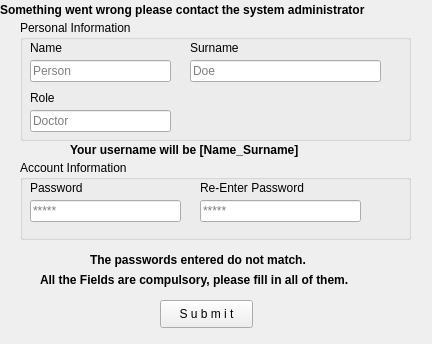
<?xml version="1.0" encoding="UTF-8"?>
<ui version="4.0">
 <class>HealthCareWorkerRegistrationPage</class>
 <widget class="QWidget" name="HealthCareWorkerRegistrationPage">
  <property name="geometry">
   <rect>
    <x>0</x>
    <y>0</y>
    <width>432</width>
    <height>344</height>
   </rect>
  </property>
  <property name="windowTitle">
   <string>Electronic Vaccination Data System</string>
  </property>
  <widget class="QPushButton" name="btn_hcwReg">
   <property name="geometry">
    <rect>
     <x>160</x>
     <y>300</y>
     <width>93</width>
     <height>28</height>
    </rect>
   </property>
   <property name="text">
    <string>S u b m i t</string>
   </property>
  </widget>
  <widget class="QGroupBox" name="groupBox">
   <property name="geometry">
    <rect>
     <x>20</x>
     <y>20</y>
     <width>391</width>
     <height>121</height>
    </rect>
   </property>
   <property name="title">
    <string>Personal Information</string>
   </property>
   <widget class="QLineEdit" name="et_hcwName">
    <property name="geometry">
     <rect>
      <x>10</x>
      <y>40</y>
      <width>141</width>
      <height>22</height>
     </rect>
    </property>
    <property name="placeholderText">
     <string>Person</string>
    </property>
   </widget>
   <widget class="QLabel" name="label">
    <property name="geometry">
     <rect>
      <x>10</x>
      <y>20</y>
      <width>55</width>
      <height>16</height>
     </rect>
    </property>
    <property name="text">
     <string>Name</string>
    </property>
   </widget>
   <widget class="QLineEdit" name="et_hcwSurname">
    <property name="geometry">
     <rect>
      <x>170</x>
      <y>40</y>
      <width>191</width>
      <height>22</height>
     </rect>
    </property>
    <property name="placeholderText">
     <string>Doe</string>
    </property>
   </widget>
   <widget class="QLabel" name="label_2">
    <property name="geometry">
     <rect>
      <x>170</x>
      <y>20</y>
      <width>55</width>
      <height>16</height>
     </rect>
    </property>
    <property name="text">
     <string>Surname</string>
    </property>
   </widget>
   <widget class="QLabel" name="label_3">
    <property name="geometry">
     <rect>
      <x>10</x>
      <y>70</y>
      <width>55</width>
      <height>16</height>
     </rect>
    </property>
    <property name="text">
     <string>Role</string>
    </property>
   </widget>
   <widget class="QLineEdit" name="et_hcwRole">
    <property name="geometry">
     <rect>
      <x>10</x>
      <y>90</y>
      <width>141</width>
      <height>22</height>
     </rect>
    </property>
    <property name="placeholderText">
     <string>Doctor</string>
    </property>
   </widget>
  </widget>
  <widget class="QGroupBox" name="groupBox_2">
   <property name="geometry">
    <rect>
     <x>20</x>
     <y>160</y>
     <width>391</width>
     <height>80</height>
    </rect>
   </property>
   <property name="title">
    <string>Account Information</string>
   </property>
   <widget class="QLineEdit" name="et_hcwPassreg1">
    <property name="geometry">
     <rect>
      <x>10</x>
      <y>40</y>
      <width>151</width>
      <height>22</height>
     </rect>
    </property>
    <property name="echoMode">
     <enum>QLineEdit::Password</enum>
    </property>
    <property name="placeholderText">
     <string>*****</string>
    </property>
   </widget>
   <widget class="QLabel" name="label_4">
    <property name="geometry">
     <rect>
      <x>10</x>
      <y>20</y>
      <width>61</width>
      <height>16</height>
     </rect>
    </property>
    <property name="text">
     <string>Password</string>
    </property>
   </widget>
   <widget class="QLineEdit" name="et_hcwPassreg">
    <property name="geometry">
     <rect>
      <x>180</x>
      <y>40</y>
      <width>161</width>
      <height>22</height>
     </rect>
    </property>
    <property name="echoMode">
     <enum>QLineEdit::Password</enum>
    </property>
    <property name="placeholderText">
     <string>*****</string>
    </property>
   </widget>
   <widget class="QLabel" name="label_5">
    <property name="geometry">
     <rect>
      <x>180</x>
      <y>20</y>
      <width>121</width>
      <height>16</height>
     </rect>
    </property>
    <property name="text">
     <string>Re-Enter Password</string>
    </property>
   </widget>
  </widget>
  <widget class="QLabel" name="lb_hcwmissingnfo">
   <property name="geometry">
    <rect>
     <x>40</x>
     <y>270</y>
     <width>361</width>
     <height>20</height>
    </rect>
   </property>
   <property name="font">
    <font>
     <weight>75</weight>
     <bold>true</bold>
    </font>
   </property>
   <property name="text">
    <string>All the Fields are compulsory, please fill in all of them.</string>
   </property>
  </widget>
  <widget class="QLabel" name="lb_hcwpassnotice">
   <property name="geometry">
    <rect>
     <x>90</x>
     <y>250</y>
     <width>251</width>
     <height>20</height>
    </rect>
   </property>
   <property name="font">
    <font>
     <weight>75</weight>
     <bold>true</bold>
    </font>
   </property>
   <property name="text">
    <string>The passwords entered do not match.</string>
   </property>
  </widget>
  <widget class="QLabel" name="lb_">
   <property name="geometry">
    <rect>
     <x>70</x>
     <y>140</y>
     <width>261</width>
     <height>20</height>
    </rect>
   </property>
   <property name="font">
    <font>
     <weight>75</weight>
     <bold>true</bold>
    </font>
   </property>
   <property name="text">
    <string>Your username will be [Name_Surname]</string>
   </property>
  </widget>
  <widget class="QLabel" name="lb_hcwErr">
   <property name="geometry">
    <rect>
     <x>0</x>
     <y>0</y>
     <width>421</width>
     <height>20</height>
    </rect>
   </property>
   <property name="font">
    <font>
     <weight>75</weight>
     <bold>true</bold>
    </font>
   </property>
   <property name="text">
    <string>Something went wrong please contact the system administrator</string>
   </property>
  </widget>
 </widget>
 <resources/>
 <connections/>
</ui>
